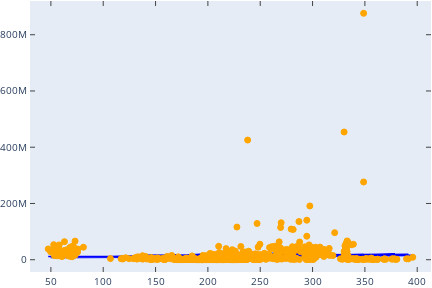

Write notebook code for a chart like this one.
### Code cell
#plotting
fig=plt.figure()
ax=fig.add_axes([0,0,1,1])
ax.scatter(X_test[:,0],y_test,color='orange')
ax.plot(X_test[:,0],y_pred,color='blue')
iplot_mpl(fig,resize=True)

### Figure 1 — Plotly figure (JSON) as saved in the notebook; plotly's stock layout.template omitted (floating-point values rounded to 4 significant figures; data arrays with more than 128 entries replaced by an {"elided": "..."} marker saying what was removed)
{"data": [{"line": {"color": "rgba (0, 0, 255, 1)", "dash": "solid", "width": 1.5}, "mode": "lines", "name": "_line0", "type": "scatter", "x": {"elided": "870 float values"}, "xaxis": "x", "y": {"elided": "870 float values"}, "yaxis": "y"}, {"marker": {"color": "rgba(255,165,0,1.0)", "line": {"color": "rgba(255,165,0,1.0)", "width": 1}, "size": 6, "symbol": "circle"}, "mode": "markers", "type": "scatter", "x": {"elided": "870 float values"}, "xaxis": "x", "y": {"elided": "870 float values"}, "yaxis": "y"}], "layout": {"autosize": false, "height": 288, "hovermode": "closest", "margin": {"b": 0, "l": 0, "pad": 0, "r": 0, "t": 0}, "showlegend": false, "width": 432, "xaxis": {"anchor": "y", "domain": [0, 1], "mirror": "ticks", "nticks": 10, "range": [30.04, 413.2], "showgrid": false, "showline": true, "side": "bottom", "tickfont": {"size": 10}, "ticks": "inside", "type": "linear", "zeroline": false}, "yaxis": {"anchor": "x", "domain": [0, 1], "mirror": "ticks", "nticks": 7, "range": [-43630000.0, 919900000.0], "showgrid": false, "showline": true, "side": "left", "tickfont": {"size": 10}, "ticks": "inside", "type": "linear", "zeroline": false}}}
